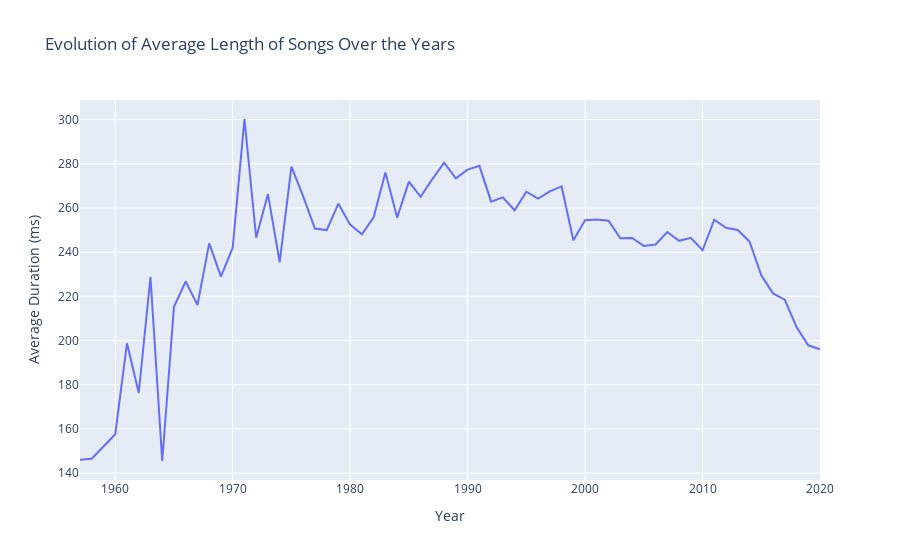

Notebook code cell kept with this figure:
### Code cell
#evolution during the year of the average length of the songs
avg_duration_year = songs.groupby('year')['duration'].mean().reset_index()

fig = px.line(avg_duration_year, x='year', y='duration',
              title='Evolution of Average Length of Songs Over the Years',
              labels={'duration': 'Average Duration (ms)', 'year': 'Year'})
fig.show()

### Figure 1 — Plotly figure (JSON) as saved in the notebook; plotly's stock layout.template omitted (floating-point values rounded to 4 significant figures)
{"data": [{"hovertemplate": "Year=%{x}<br>Average Duration (ms)=%{y}<extra></extra>", "legendgroup": "", "line": {"color": "#636efa", "dash": "solid"}, "marker": {"symbol": "circle"}, "mode": "lines", "name": "", "orientation": "v", "showlegend": false, "type": "scatter", "x": [1957, 1958, 1960, 1961, 1962, 1963, 1964, 1965, 1966, 1967, 1968, 1969, 1970, 1971, 1972, 1973, 1974, 1975, 1976, 1977, 1978, 1979, 1980, 1981, 1982, 1983, 1984, 1985, 1986, 1987, 1988, 1989, 1990, 1991, 1992, 1993, 1994, 1995, 1996, 1997, 1998, 1999, 2000, 2001, 2002, 2003, 2004, 2005, 2006, 2007, 2008, 2009, 2010, 2011, 2012, 2013, 2014, 2015, 2016, 2017, 2018, 2019, 2020], "xaxis": "x", "y": [146.0, 146.5, 157.6, 198.8, 176.3, 228.8, 145.5, 215.2, 226.7, 216.1, 244.0, 228.9, 242.0, 300.3, 246.5, 266.3, 235.5, 278.7, 265.3, 250.7, 250.0, 261.9, 252.5, 248.1, 255.8, 276.1, 255.6, 272.0, 265.0, 273.1, 280.5, 273.4, 277.4, 279.1, 262.9, 264.8, 259.0, 267.3, 264.2, 267.5, 269.8, 245.4, 254.5, 254.8, 254.2, 246.3, 246.4, 242.8, 243.5, 249.1, 245.1, 246.5, 240.9, 254.7, 251.0, 250.1, 244.8, 229.5, 221.3, 218.5, 206.1, 197.8, 196.1], "yaxis": "y"}], "layout": {"autosize": true, "legend": {"tracegroupgap": 0}, "title": {"text": "Evolution of Average Length of Songs Over the Years"}, "xaxis": {"anchor": "y", "autorange": true, "domain": [0, 1], "range": [1957, 2020], "title": {"text": "Year"}, "type": "linear"}, "yaxis": {"anchor": "x", "autorange": true, "domain": [0, 1], "range": [136.9, 308.9], "title": {"text": "Average Duration (ms)"}, "type": "linear"}}}
